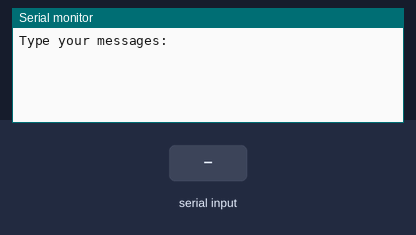
Simulated run of this sketch. Board: Arduino Uno, built with avr-gcc and run on an emulated ATmega328P. Shown: the last lines printed to the serial monitor. The test bench sets the inputs (shaded band).

Above: at 1.2 s.
1.3 s: "1\n" received over the second serial link
At 2.5 s:
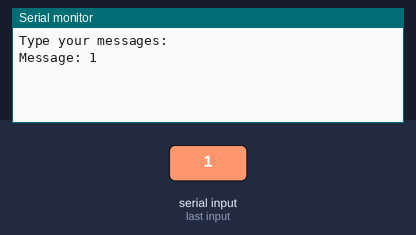
2.8 s: "0\n" received over the second serial link
At 3.8 s:
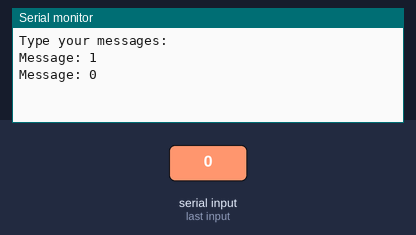

The sketch:

Slave-Receiver.ino
```cpp
#include <SoftwareSerial.h>
SoftwareSerial BT(10, 11);

char buffer[100];

void setup() {
  Serial.begin(9600);
  BT.begin(9600);
  Serial.println("Type your messages:");
}

void loop() {
  int i = 0;
  while (BT.available()) {
    char c = BT.read();
    if (c == '\n') break;
    buffer[i++] = c;
  }
  if (i > 0) {
    buffer[i] = '\0';
    Serial.print("Message: ");
    Serial.println(buffer);
  }
  i = 0;
  while (Serial.available()) {
    char c = Serial.read();
    if (c == '\n') break;
    buffer[i++] = c;
  }
  if (i > 0) {
    buffer[i] = '\0';
    BT.println(buffer);
  }
}
```

Measured:
- after the input at 1.3 s, the serial monitor: prints a new line at once (image 1)
- after the input at 2.8 s, the serial monitor: prints a new line at once (image 2)
